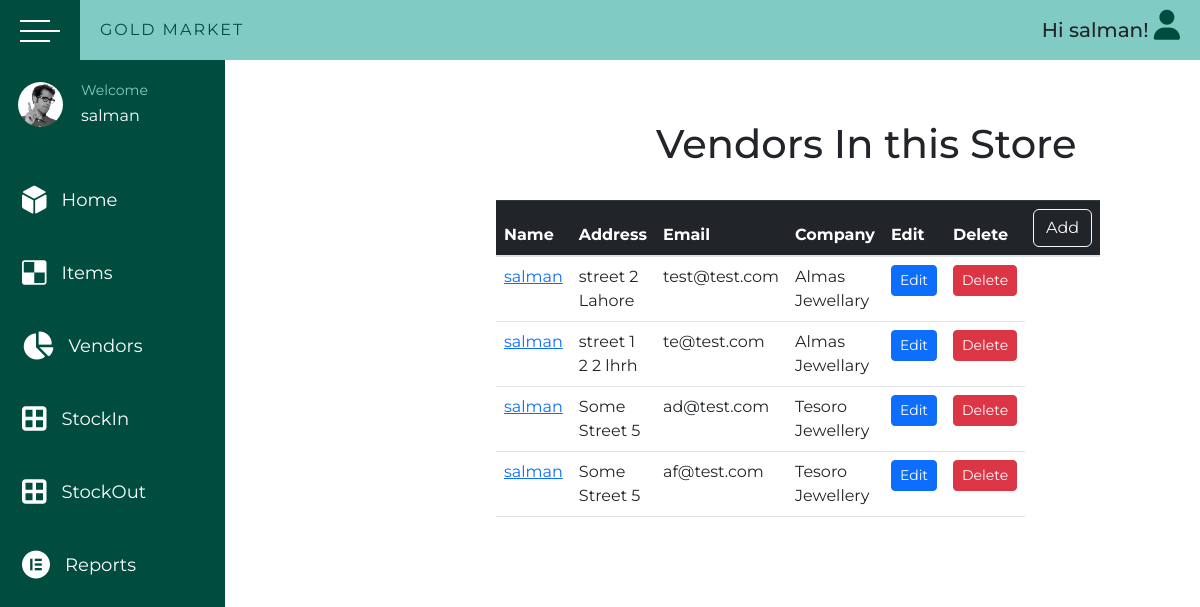
Before: /shop/vendors (signed in) with the older database file.
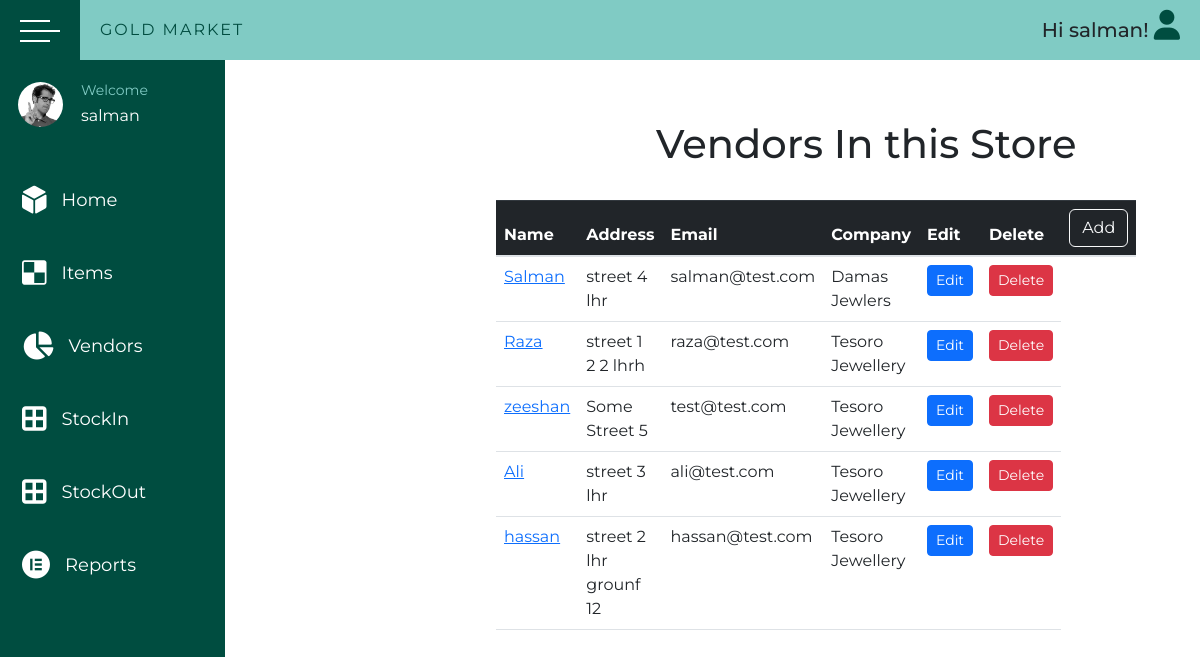
After: the same page with the newer database file.
### shop/models.py (models this page shows, shortened)
class User(AbstractUser):
    phone = models.CharField(max_length=15)
    class Meta:
        verbose_name = 'User'

class Vendors(models.Model):
    name = models.CharField(max_length=45)
    address = models.CharField(max_length=150)
    email = models.EmailField(unique=True)
    company = models.ForeignKey(Company, on_delete=models.CASCADE)
    class Meta:
        verbose_name = 'Vendor'

class Company(models.Model):
    brand_name = models.CharField(max_length=45)
    address = models.CharField(max_length=150)
    phone = models.CharField(max_length=15)
    def __str__(self):
        return self.brand_name
    class Meta:
        verbose_name = 'Company'
        verbose_name_plural = 'Company'

### shop/views.py (the view, shortened to what this page needs)
# urls.py: path('vendors', views.VendorsView.as_view(), name='vendors'),
class VendorsView(LoginRequiredMixin, ListView, FormView):
    model = Vendors
    template_name = "shop/vendor.html"
    context_object_name = "vendors"
    form_class = VendorForm
    success_url = "/shop/vendors"
    def get_context_data(self, **kwargs):
        context = super().get_context_data(**kwargs)
        context["vendor_form"] = VendorForm()
        return context

### shop/templates/shop/vendor.html (shortened to what this page needs)
{% extends 'shop/base/base.html' %}
{% load static %}
{% block css_files %}
  <link rel="stylesheet" href="{% static 'shop/items.css'%}" />
{% endblock %}
{% block content %}
  <h1 class="head">Vendors In this Store</h1>
  <table class="table w-50">
    <thead class="table-dark">
      <tr>
        <th scope="col">Name</th>
        <th scope="col">Address</th>
        <th scope="col">Email</th>
        <th scope="col">Company</th>
        <th scope="col">Edit</th>
        <th scope="col">Delete</th>
        <th scope="col"><button type="button" class="btn btn-outline-light" data-bs-toggle="modal" data-bs-target="#exampleModal">Add</button></th>
      </tr>
    </thead>
    <tbody>
      {% for vendor in vendors %}
        <tr>
          <td><a href="{% url "detail" vendor.id %}">{{ vendor.name }}</td>
          <td>{{ vendor.address }}</td>
          <td>{{ vendor.email }}</td>
          <td>{{ vendor.company }}</td>
          <td><a class="js-edit btn btn-sm btn-primary" href="{% url 'vendor_update' vendor.id %}">Edit</a></td>
          <td><a class="js-edit btn btn-sm btn-danger" href="{% url 'vendor_delete' vendor.id %}">Delete</a></td>
        </tr>
      {% endfor %}
    </tbody>
  </table>
{% endblock %}

### shop/templates/shop/base/base.html (shortened to what this page needs)
{% load static %}
<!DOCTYPE HTML>
<html lang="en">
  <head>
  <link rel="stylesheet" href="{% static 'shop/base.css' %}">
  <link rel="stylesheet" href="https://maxcdn.bootstrapcdn.com/bootstrap/4.0.0-beta/css/bootstrap.min.css">
   <link href="https://cdn.jsdelivr.net/npm/bootstrap@5.2.3/dist/css/bootstrap.min.css" rel="stylesheet" />
   <link href="https://cdn.jsdelivr.net/npm/bootstrap@5.2.3/dist/css/bootstrap.min.css" rel="stylesheet" />
    {% block css_files %}
    {% endblock %}
  </head>
  <body>
 <div class="wrapper">
        <div class="top_navbar">
          <div class="hamburger">
             <div class="hamburger__inner">
               <div class="one"></div>
               <div class="two"></div>
               <div class="three"></div>
             </div>
          </div>
          <div class="menu">
            <div class="logo">
              Gold Market
            </div>
            <div class="right_menu">
              <div class="login">
                {% if user.is_authenticated %}
                <h5>Hi {{ user.username }}!</h5>
                {% else %}
                <a href="{% url 'login' %}"><button>Login</button></a> |
                <a href="{% url 'signup' %}"><button>Signup</button></a>
                {% endif %}
                </div>
              <ul>
                <li><i class="fas fa-user"></i>
                </li>
              </ul>
            </div>
          </div>
        </div>
        <div class="main_container">
            <div class="sidebar">
                <div class="sidebar__inner">
                  <div class="profile">
                    <div class="img">
                      <img src="{% static 'shop/images/user2-160x160.jpg'%}" alt="profile_pic">
                    </div>
                    <div class="profile_info">
                       <p>Welcome</p>
                       <p class="profile_name">{{ user.username }}</p>
                    </div>
                  </div>
                  <ul>
                    <li>
                      <a href="{% url 'home' %}">
                        <span class="icon"><i class="fas fa-dice-d6"></i></span>
                        <span class="title">Home</span>
                      </a>
                    </li>
                    <li>
                      <a href="{% url 'items' %}">
                        <span class="icon"><i class="fab fa-delicious"></i></span>
                        <span class="title">Items</span>
                      </a>
                    </li>
                    <li>
                      <a href="{% url 'vendors' %}">
                        <span class="icon"><i class="fas fa-chart-pie"></i></span>
                        <span class="title">Vendors</span>
                      </a>
                    </li>
                    <li>
                      <a href="{% url 'stockin' %}">
                        <span class="icon"><i class="fas fa-border-all"></i></span>
                        <span class="title">StockIn</span>
                      </a>
                    </li>
                    <li>
                      <a href="{% url 'stockout' %}">
                        <span class="icon"><i class="fas fa-border-all"></i></span>
                        <span class="title">StockOut</span>
                      </a>
                    </li>
                    <li>
                      <a href="{% url 'reports' %}">
                        <span class="icon"><i class="fab fa-elementor"></i></span>
                        <span class="title">Reports</span>
                      </a>
                    </li>
                  </ul>
                </div>
            </div>
            <div class="container">
            </div>
      {% block content %}
      {% endblock %}
  </body>
  </html>

### shop/static/shop/base.css (style rules this page uses)
* { margin: 0; padding: 0; list-style: none; box-sizing: border-box; text-decoration: none; font-family: "Montserrat", sans-serif; }
.wrapper { width: 100%; height: 100%; }
.top_navbar { background: #80cbc4; height: 60px; display: flex; position: fixed; width: 100%; top: 0; }
.top_navbar .hamburger { width: 80px; background: #004d40; position: relative; font-size: 28px; }
.top_navbar .hamburger .hamburger__inner { position: absolute; top: 50%; left: 50%; transform: translate(-50%, -50%); cursor: pointer; width: 40px; height: 20px; }
.top_navbar .hamburger__inner > div { width: 30px; height: 2px; background: #fff; position: absolute; top: 0; left: 0; }
.top_navbar .hamburger div.two { top: 10px; width: 40px; }
.top_navbar .hamburger div.three { top: 20px; }
.top_navbar .menu { width: calc(100% - 80px); height: 100%; display: flex; justify-content: space-between; align-items: center; padding: 0 20px; }
.top_navbar .menu .logo { color: #004d40; text-transform: uppercase; letter-spacing: 2px; }
.top_navbar .menu .right_menu .login { margin-left: -15rem; margin-top: 1rem; margin-bottom: -2rem; }
.top_navbar .menu .right_menu .login h5 { margin-left: 8rem; margin-top: 1rem; margin-bottom: -2rem; }
.top_navbar .menu .right_menu ul { display: flex; }
.top_navbar .menu .right_menu ul li { position: relative; }
.top_navbar .menu .right_menu ul li .fas { font-size: 30px; cursor: pointer; color: #004d40; }
.main_container .sidebar { position: fixed; top: 60px; left: 0; width: 225px; height: 100%; background: #004d40; transition: all 0.3s ease; }
.main_container .sidebar .sidebar__inner { position: relative; }
.main_container .sidebar .profile { display: flex; align-items: center; color: #fff; padding: 20px 0; white-space: nowrap; transition: all 0.3s ease; }
.main_container .sidebar .profile .img { padding: 0 18px; }
.main_container .sidebar .profile img { width: 45px; border-radius: 50%; margin-top: -1rem; }
.main_container .sidebar .profile p:first-child { font-size: 14px; color: #80cbc4; margin-bottom: 3px; }
.main_container .container { margin-top: 60px; width: calc(100% - 225px); margin-left: 225px; padding: 30px; transition: all 0.3s ease; }
.main_container .sidebar ul li a { color: #fff; font-size: 18px; padding: 15px 54px; white-space: nowrap; display: flex; align-items: center; text-decoration: none; margin-bottom: 1px; transition: all 0.3s ease; }
.main_container .sidebar ul li a .icon { margin-right: 15px; font-size: 28px; margin-left: -2rem; }
.main_container .sidebar ul li a span { display: inline-block; }
ul { padding-left: 0 !important; }

### shop/static/shop/items.css (style rules this page uses)
.table { margin-top: 2rem; margin-left: 31rem; }
.head { margin-left: 41rem; }

Changed rows visible on the page:
removed Vendors: name "salman", address "Some Street 5", email "ad@test.com", company "Tesoro Jewellery"
removed Vendors: name "salman", address "Some Street 5", email "af@test.com", company "Tesoro Jewellery"
added Vendors: name "Salman", address "street 4 lhr", email "salman@test.com", company "Damas Jewlers"
added Vendors: name "Raza", address "street 1 2 2 lhrh", email "raza@test.com", company "Tesoro Jewellery"
added Vendors: name "zeeshan", address "Some Street 5", email "test@test.com", company "Tesoro Jewellery"
changed Vendors: name "salman" → "Ali"; address "street 2 Lahore" → "street 3 lhr"; email "test@test.com" → "ali@test.com"; company "Almas Jewellary" → "Tesoro Jewellery"
changed Vendors: name "salman" → "hassan"; address "street 1 2 2 lhrh" → "street 2 lhr grounf 12"; email "te@test.com" → "hassan@test.com"; company "Almas Jewellary" → "Tesoro Jewellery"
